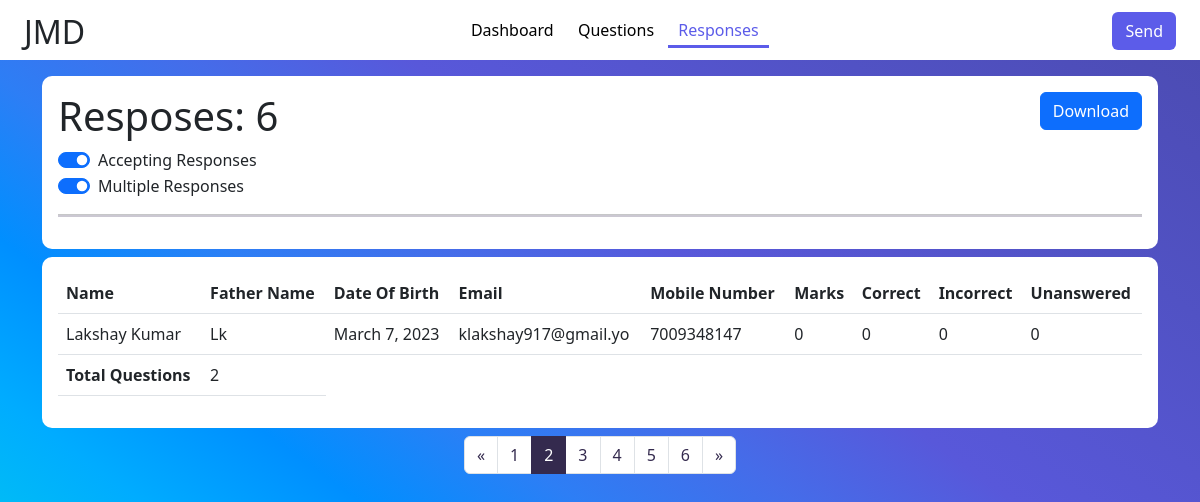
Page /viewResponses/1?page=2 (signed in) on the committed database.
### generateTest/models.py (models this page shows, shortened)
class BaseModel(models.Model):
    id=models.AutoField(primary_key=True)
    created_at=models.DateField(auto_now_add=True)
    updated_at= models.DateField(auto_now=True)
    class Meta:
        abstract=True

class Test(BaseModel):
    name=models.CharField(max_length=255,unique=True)
    summary=models.TextField()
    duration=models.DurationField()
    accepting_response= models.BooleanField(default=True)
    mutli_response= models.BooleanField(default=False)

class Student(BaseModel):
    test_id=models.ForeignKey(Test,related_name="Student_test" ,on_delete=models.CASCADE)
    name=models.CharField(max_length=100)
    father_name=models.CharField(max_length=100)
    email = models.EmailField()
    gender=models.CharField(max_length=10)
    dob = models.DateField()
    phone_number = models.CharField(max_length=20)
    college=models.CharField(max_length=100)
    marks=models.IntegerField(default=0)
    email_token=models.CharField(max_length=200)
    is_verified = models.BooleanField(default=False)
    test_complete = models.BooleanField(default=False)
    correct = models.IntegerField(default=0)
    incorrect = models.IntegerField(default=0)
    unanswered=models.IntegerField(default=0)
    def __str__(self):
        return self.name

### generateTest/views.py (the view, shortened to what this page needs)
# urls.py: path('viewResponses/<int:quiz_id>',views.viewResponses,name='viewResponses'),
@login_required(login_url='/login')
def viewResponses(request,quiz_id):
    student_list = Student.objects.filter(test_id=quiz_id)
    quiz=Test.objects.get(id=quiz_id)
    question=Questions.objects.filter(test_id=quiz_id)
    link=f'https://preogative.in/exam/studentDetails/{quiz_id}'
    print(student_list)
    paginator = Paginator(student_list, 1) # Show 10 students per page
    page = request.GET.get('page')
    students = paginator.get_page(page)
    context = {
        'students': students,'total_responses':len(student_list),
        'quiz':quiz,'link':link,'total_questions':len(question)
    }
    return render(request, 'generateTest/responses.html', context)

### generateTest/templates/generateTest/responses.html (shortened to what this page needs)
{% extends 'generateTest/base.html' %}
{%block content%}
{% include "generateTest/quizNav.html" %}
 <div style="min-height:100vh">
 <div class="container mt-3" style="border-radius: 5px; ">
    <div class="box">
      {% if total_responses != 0 %}
      <a href="/downloadCSV/{{quiz.id}}" class="btn btn-primary" style="float: right;">Download</a>
     {%endif%}
      <h1>Resposes: {{total_responses}}</h1>
      <form id="acceptForm" method="POST">
      <div class="form-check form-switch" >
        <label class="form-check-label" for="flexSwitchCheckChecked">Accepting Responses</label>
        <input class="form-check-input switch" type="checkbox" name="acceptResponse" role="switch" id="acceptResponse" {% if quiz.accepting_response %}checked{% endif %}>
      </div>
      </form>
      <form id="multiForm" method="POST">
      <div class="form-check form-switch" >
        <label class="form-check-label" for="flexSwitchCheckChecked">Multiple Responses</label>
        <input class="form-check-input switch"  type="checkbox" name="multiResponse" role="switch" id="multiResponse" {% if quiz.mutli_response %}checked{% endif %}>
      </div>
    </form>
     <hr color="#342a4e"  size="5px">
    </div>
    <div class="box overflow-x-scroll">
    {% if total_responses == 0 %}
    <h3>OOPS! No Responses Yet.</h3>
    {% else %}
    <table class="table viewtable p-5" >
    <thead>
      <tr>
        <th class="p-10" scope="col">Name</th>
        <th scope="col">Father Name</th>
        <th scope="col">Date Of Birth</th>
        <th scope="col">Email</th>
        <th scope="col">Mobile Number</th>
        <th scope="col">Marks</th>
        <th scope="col">Correct</th>
        <th scope="col">Incorrect</th>
        <th scope="col">Unanswered</th>
      </tr>
    </thead>
    <tbody>
      {% for student in students %}
        <tr>
          <td>{{ student.name }}</td>
          <td>{{ student.father_name }}</td>
          <td>{{ student.dob}}</td>
          <td>{{ student.email }}</td>
          <td>{{ student.phone_number }}</td>
          <td>{{ student.marks}}</td>
          <td>{{ student.correct}}</td>
          <td>{{ student.incorrect}}</td>
          <td>{{ student.unanswered}}</td>
        </tr>
        <tr style="background-color: rgb(209, 209, 209);">
          <td><b>Total Questions</b></td>
          <td>{{total_questions}}</td>
        </tr>
      {% endfor %}
    </tbody>
  </table>
    {% endif %}
  </div>
{% if students.has_other_pages %}
<nav aria-label="View" class="view" >
  <ul class="pagination justify-content-center">
    {% if students.has_previous %}
    <li class="page-item">
      <a class="page-link" href="?page={{ students.previous_page_number }}">&laquo;</a>
    </li>
    {% endif %}
    {% for num in students.paginator.page_range %}
      {% if students.number == num %}
      <li class="page-item active" aria-current="page">
        <a class="page-link" href="#">{{ num }}</a>
      </li>
      {% else %}
      <li class="page-item">
        <a class="page-link" href="?page={{ num }}">{{ num }}</a>
      </li>
      {% endif %}
    {% endfor %}
    {% if students.has_next %}
    <li class="page-item">
      <a class="page-link" href="?page={{ students.next_page_number }}">&raquo;</a>
    </li>
    {% endif %}
  </ul>
</nav>
{% endif %}
</div>
</div>
{% endblock %}

### generateTest/templates/generateTest/responses.html (style rules this page uses)
body { background-image: linear-gradient(to left bottom, #4b4baf, #4e4eba, #5152c4, #5555cf, #5858da, #456ce9, #2d7ef5, #008fff, #00acff, #00c2f2, #00d3d1, #3ee0ae); }
.box { margin-bottom: 0.5rem; background-color: white; border-radius: 10px; padding: 1rem; }
.switch { border-color:#4e4eba; }
.active .page-link { background-color: #342a4e !important; border-color: #342a4e !important; color:white !important; }
.pagination li a { color: #342a4e !important; }

### rows in the picture
Test: accepting_response "☑", mutli_response "☑"
Student: name "Lakshay Kumar", father_name "Lk", dob "March 7, 2023", email "klakshay917@gmail.yo", phone_number "7009348147", marks "0", correct "0", incorrect "0", unanswered "0", total_questions "2"

### other values in the picture
{{ total_responses }} "6"
{{ num }} "1" "3" "4" "5" "6"
{{ num }} "2"
